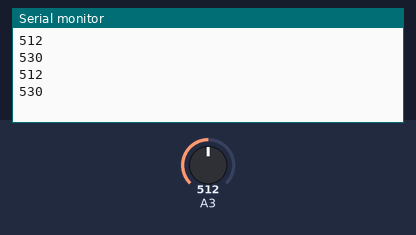
Bench run of a sketch on a simulated Arduino Uno, built with avr-gcc and run on an emulated ATmega328P. Parts: the last lines printed to the serial monitor. The inputs (shaded band) are chosen by the test bench; at power-on: A3 = 512.

Above: at 1.8 s.
1.9 s: A3 set to 540
At 2.8 s:
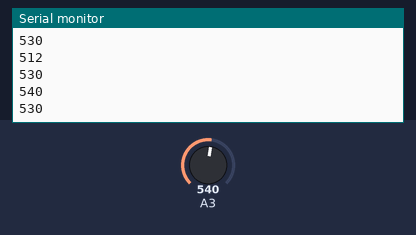
3.4 s: A3 set to 520
At 4.8 s:
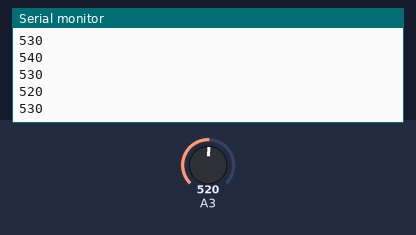
Timing chart, 0 to 6.4 s (numbered marks = the images above; inputs shaded):
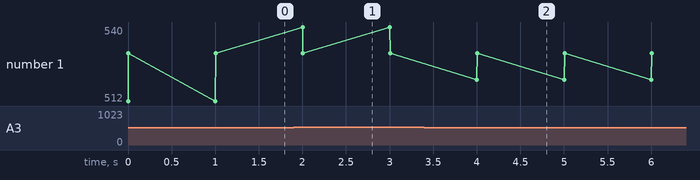

The sketch:

finalProject.ino
```cpp
int threshold = 530;

void setup() {
  // put your setup code here, to run once:

Serial.begin(9600);
}

void loop() {
  // put your main code here, to run repeatedly:
 checkNoiseLevel();


  Serial.println(threshold);
  delay(1000);        // delay in between reads for stability
}


void checkNoiseLevel ()
{
  int sensorValue = analogRead(A3);
  Serial.println(sensorValue);
  if (sensorValue > threshold){ // buzzer code goes here?
      digitalWrite(2, HIGH);
  }
  else{
    digitalWrite (2, LOW);
  }
}
```

Measured:
- after the input at 1.9 s, the serial monitor: prints a new line after 0.10 s (image 1)
- after the input at 3.4 s, the serial monitor: prints a new line after 0.60 s (image 2)
